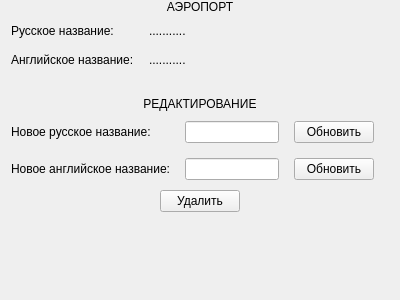
<?xml version="1.0" encoding="UTF-8"?>
<ui version="4.0">
 <class>AirportEditPage</class>
 <widget class="QWidget" name="AirportEditPage">
  <property name="geometry">
   <rect>
    <x>0</x>
    <y>0</y>
    <width>400</width>
    <height>300</height>
   </rect>
  </property>
  <property name="windowTitle">
   <string>Form</string>
  </property>
  <layout class="QGridLayout" name="gridLayout_2" rowstretch="0,0,0,0,1">
   <property name="topMargin">
    <number>0</number>
   </property>
   <property name="bottomMargin">
    <number>0</number>
   </property>
   <property name="verticalSpacing">
    <number>10</number>
   </property>
   <item row="3" column="0">
    <layout class="QGridLayout" name="gridLayout" columnstretch="0,0,0,1">
     <property name="spacing">
      <number>15</number>
     </property>
     <item row="1" column="1">
      <widget class="QLineEdit" name="enName_inp">
       <property name="maxLength">
        <number>3</number>
       </property>
      </widget>
     </item>
     <item row="1" column="2">
      <widget class="QPushButton" name="enUpdate_btn">
       <property name="text">
        <string>Обновить</string>
       </property>
      </widget>
     </item>
     <item row="1" column="0">
      <widget class="QLabel" name="newEnName_lbl">
       <property name="text">
        <string>Новое английское название:</string>
       </property>
      </widget>
     </item>
     <item row="1" column="3">
      <widget class="QWidget" name="Z2" native="true"/>
     </item>
     <item row="0" column="0">
      <widget class="QLabel" name="newRuName_lbl">
       <property name="text">
        <string>Новое русское название:</string>
       </property>
      </widget>
     </item>
     <item row="0" column="1">
      <widget class="QLineEdit" name="ruName_inp">
       <property name="maxLength">
        <number>3</number>
       </property>
      </widget>
     </item>
     <item row="0" column="2">
      <widget class="QPushButton" name="ruUpdate_btn">
       <property name="text">
        <string>Обновить</string>
       </property>
      </widget>
     </item>
    </layout>
   </item>
   <item row="4" column="0">
    <layout class="QHBoxLayout" name="horizontalLayout" stretch="1,0,1">
     <item>
      <widget class="QWidget" name="Z5" native="true"/>
     </item>
     <item alignment="Qt::AlignTop">
      <widget class="QPushButton" name="remove_btn">
       <property name="text">
        <string>Удалить</string>
       </property>
      </widget>
     </item>
     <item>
      <widget class="QWidget" name="Z4" native="true"/>
     </item>
    </layout>
   </item>
   <item row="1" column="0">
    <layout class="QGridLayout" name="gridLayout_3" columnstretch="0,0,1">
     <property name="bottomMargin">
      <number>20</number>
     </property>
     <property name="spacing">
      <number>15</number>
     </property>
     <item row="1" column="0">
      <widget class="QLabel" name="enName_lbl">
       <property name="text">
        <string>Английское название:</string>
       </property>
      </widget>
     </item>
     <item row="0" column="0">
      <widget class="QLabel" name="ruName_lbl">
       <property name="text">
        <string>Русское название:</string>
       </property>
      </widget>
     </item>
     <item row="1" column="2">
      <widget class="QWidget" name="Z1" native="true"/>
     </item>
     <item row="1" column="1">
      <widget class="QLabel" name="enNamePlace">
       <property name="text">
        <string>...........</string>
       </property>
      </widget>
     </item>
     <item row="0" column="1">
      <widget class="QLabel" name="ruNamePlace">
       <property name="text">
        <string>...........</string>
       </property>
      </widget>
     </item>
    </layout>
   </item>
   <item row="0" column="0">
    <widget class="QLabel" name="mainInfo_lbl">
     <property name="text">
      <string>АЭРОПОРТ</string>
     </property>
     <property name="alignment">
      <set>Qt::AlignCenter</set>
     </property>
    </widget>
   </item>
   <item row="2" column="0">
    <widget class="QLabel" name="label">
     <property name="text">
      <string>РЕДАКТИРОВАНИЕ</string>
     </property>
     <property name="alignment">
      <set>Qt::AlignCenter</set>
     </property>
    </widget>
   </item>
  </layout>
 </widget>
 <tabstops>
  <tabstop>ruName_inp</tabstop>
  <tabstop>ruUpdate_btn</tabstop>
  <tabstop>enName_inp</tabstop>
  <tabstop>enUpdate_btn</tabstop>
  <tabstop>remove_btn</tabstop>
 </tabstops>
 <resources/>
 <connections/>
</ui>
